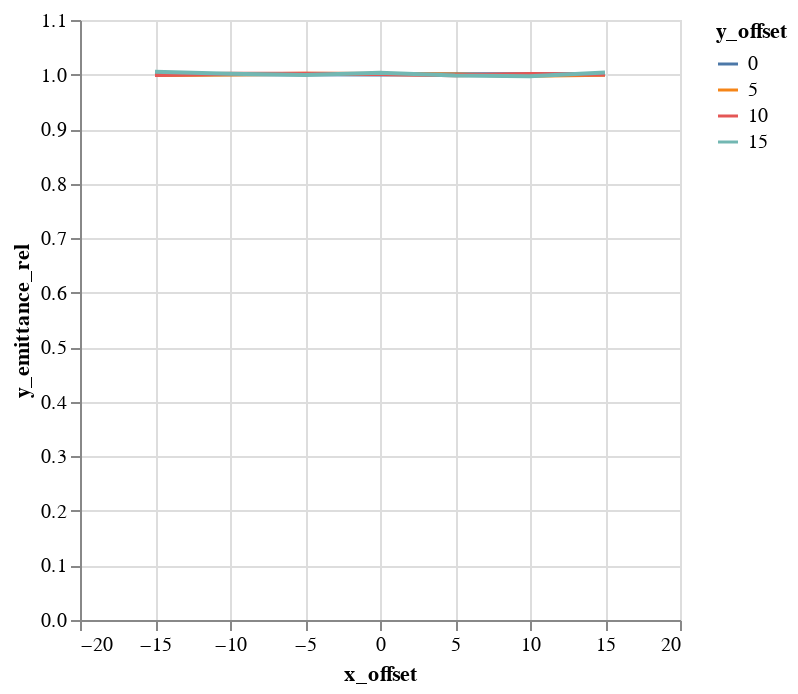

Notebook cell for this chart:
### Code cell
alt.Chart(emit_df).mark_line().encode(
    color='y_offset:N',
    x='x_offset',
    y='y_emittance_rel',
)

### Figure 1 — Vega-Lite specification as saved in the notebook (floating-point values rounded to 4 significant figures)
{"$schema": "https://vega.github.io/schema/vega-lite/v1.2.1.json", "data": {"values": [{"losses": 0, "relbeta": 0.002308, "sourceID": 16777222, "sourceName": "x_-15_y_0", "x_emittance": 1.651, "x_emittance_rel": 1.018, "x_norm_emittance": 0.003811, "x_offset": -15, "y_emittance": 1.573, "y_emittance_rel": 1.0, "y_norm_emittance": 0.00363, "y_offset": 0}, {"losses": 0, "relbeta": 0.002308, "sourceID": 16777229, "sourceName": "x_-15_y_5", "x_emittance": 1.618, "x_emittance_rel": 1.016, "x_norm_emittance": 0.003736, "x_offset": -15, "y_emittance": 1.592, "y_emittance_rel": 0.999, "y_norm_emittance": 0.003675, "y_offset": 5}, {"losses": 0, "relbeta": 0.002308, "sourceID": 16777236, "sourceName": "x_-15_y_10", "x_emittance": 1.647, "x_emittance_rel": 1.018, "x_norm_emittance": 0.003802, "x_offset": -15, "y_emittance": 1.595, "y_emittance_rel": 0.9991, "y_norm_emittance": 0.003682, "y_offset": 10}, {"losses": 0, "relbeta": 0.002308, "sourceID": 16777243, "sourceName": "x_-15_y_15", "x_emittance": 1.715, "x_emittance_rel": 1.026, "x_norm_emittance": 0.003959, "x_offset": -15, "y_emittance": 1.67, "y_emittance_rel": 1.005, "y_norm_emittance": 0.003855, "y_offset": 15}, {"losses": 0, "relbeta": 0.002308, "sourceID": 16777220, "sourceName": "x_-10_y_0", "x_emittance": 1.592, "x_emittance_rel": 1.0, "x_norm_emittance": 0.003676, "x_offset": -10, "y_emittance": 1.554, "y_emittance_rel": 1.001, "y_norm_emittance": 0.003587, "y_offset": 0}, {"losses": 0, "relbeta": 0.002308, "sourceID": 16777227, "sourceName": "x_-10_y_5", "x_emittance": 1.608, "x_emittance_rel": 0.997, "x_norm_emittance": 0.003712, "x_offset": -10, "y_emittance": 1.58, "y_emittance_rel": 1.0, "y_norm_emittance": 0.003648, "y_offset": 5}, {"losses": 0, "relbeta": 0.002308, "sourceID": 16777234, "sourceName": "x_-10_y_10", "x_emittance": 1.488, "x_emittance_rel": 1.001, "x_norm_emittance": 0.003435, "x_offset": -10, "y_emittance": 1.667, "y_emittance_rel": 1.001, "y_norm_emittance": 0.003849, "y_offset": 10}, {"losses": 0, "relbeta": 0.002308, "sourceID": 16777241, "sourceName": "x_-10_y_15", "x_emittance": 1.457, "x_emittance_rel": 1.005, "x_norm_emittance": 0.003364, "x_offset": -10, "y_emittance": 1.637, "y_emittance_rel": 1.002, "y_norm_emittance": 0.003779, "y_offset": 15}, {"losses": 0, "relbeta": 0.002308, "sourceID": 16777218, "sourceName": "x_-5_y_0", "x_emittance": 1.679, "x_emittance_rel": 1.001, "x_norm_emittance": 0.003875, "x_offset": -5, "y_emittance": 1.718, "y_emittance_rel": 1.0, "y_norm_emittance": 0.003966, "y_offset": 0}, {"losses": 0, "relbeta": 0.002308, "sourceID": 16777225, "sourceName": "x_-5_y_5", "x_emittance": 1.525, "x_emittance_rel": 1.001, "x_norm_emittance": 0.003519, "x_offset": -5, "y_emittance": 1.628, "y_emittance_rel": 1.001, "y_norm_emittance": 0.003758, "y_offset": 5}, {"losses": 0, "relbeta": 0.002308, "sourceID": 16777232, "sourceName": "x_-5_y_10", "x_emittance": 1.515, "x_emittance_rel": 1.002, "x_norm_emittance": 0.003496, "x_offset": -5, "y_emittance": 1.548, "y_emittance_rel": 1.002, "y_norm_emittance": 0.003573, "y_offset": 10}, {"losses": 0, "relbeta": 0.002308, "sourceID": 16777239, "sourceName": "x_-5_y_15", "x_emittance": 1.697, "x_emittance_rel": 1.003, "x_norm_emittance": 0.003918, "x_offset": -5, "y_emittance": 1.503, "y_emittance_rel": 0.9991, "y_norm_emittance": 0.003471, "y_offset": 15}, {"losses": 0, "relbeta": 0.002308, "sourceID": 16777216, "sourceName": "x_0_y_0", "x_emittance": 1.542, "x_emittance_rel": 1.001, "x_norm_emittance": 0.00356, "x_offset": 0, "y_emittance": 1.536, "y_emittance_rel": 0.9999, "y_norm_emittance": 0.003547, "y_offset": 0}, {"losses": 0, "relbeta": 0.002308, "sourceID": 16777223, "sourceName": "x_0_y_5", "x_emittance": 1.539, "x_emittance_rel": 0.9993, "x_norm_emittance": 0.003554, "x_offset": 0, "y_emittance": 1.537, "y_emittance_rel": 1.001, "y_norm_emittance": 0.003548, "y_offset": 5}, {"losses": 0, "relbeta": 0.002308, "sourceID": 16777230, "sourceName": "x_0_y_10", "x_emittance": 1.412, "x_emittance_rel": 1.007, "x_norm_emittance": 0.003261, "x_offset": 0, "y_emittance": 1.477, "y_emittance_rel": 1.001, "y_norm_emittance": 0.003408, "y_offset": 10}, {"losses": 0, "relbeta": 0.002308, "sourceID": 16777237, "sourceName": "x_0_y_15", "x_emittance": 1.775, "x_emittance_rel": 1.004, "x_norm_emittance": 0.004098, "x_offset": 0, "y_emittance": 1.617, "y_emittance_rel": 1.003, "y_norm_emittance": 0.003734, "y_offset": 15}, {"losses": 0, "relbeta": 0.002308, "sourceID": 16777217, "sourceName": "x_5_y_0", "x_emittance": 1.556, "x_emittance_rel": 1.004, "x_norm_emittance": 0.003591, "x_offset": 5, "y_emittance": 1.675, "y_emittance_rel": 1.0, "y_norm_emittance": 0.003867, "y_offset": 0}, {"losses": 0, "relbeta": 0.002308, "sourceID": 16777224, "sourceName": "x_5_y_5", "x_emittance": 1.609, "x_emittance_rel": 1.004, "x_norm_emittance": 0.003713, "x_offset": 5, "y_emittance": 1.474, "y_emittance_rel": 1.0, "y_norm_emittance": 0.003402, "y_offset": 5}, {"losses": 0, "relbeta": 0.002308, "sourceID": 16777231, "sourceName": "x_5_y_10", "x_emittance": 1.494, "x_emittance_rel": 1.022, "x_norm_emittance": 0.003449, "x_offset": 5, "y_emittance": 1.592, "y_emittance_rel": 0.9989, "y_norm_emittance": 0.003675, "y_offset": 10}, {"losses": 0, "relbeta": 0.002308, "sourceID": 16777238, "sourceName": "x_5_y_15", "x_emittance": 1.619, "x_emittance_rel": 1.013, "x_norm_emittance": 0.003736, "x_offset": 5, "y_emittance": 1.571, "y_emittance_rel": 0.998, "y_norm_emittance": 0.003627, "y_offset": 15}, {"losses": 0, "relbeta": 0.002308, "sourceID": 16777219, "sourceName": "x_10_y_0", "x_emittance": 1.559, "x_emittance_rel": 1.026, "x_norm_emittance": 0.003598, "x_offset": 10, "y_emittance": 1.6, "y_emittance_rel": 1.001, "y_norm_emittance": 0.003693, "y_offset": 0}, {"losses": 0, "relbeta": 0.002308, "sourceID": 16777226, "sourceName": "x_10_y_5", "x_emittance": 1.466, "x_emittance_rel": 1.013, "x_norm_emittance": 0.003384, "x_offset": 10, "y_emittance": 1.503, "y_emittance_rel": 0.9976, "y_norm_emittance": 0.003469, "y_offset": 5}, {"losses": 0, "relbeta": 0.002308, "sourceID": 16777233, "sourceName": "x_10_y_10", "x_emittance": 1.792, "x_emittance_rel": 1.028, "x_norm_emittance": 0.004137, "x_offset": 10, "y_emittance": 1.614, "y_emittance_rel": 1.001, "y_norm_emittance": 0.003727, "y_offset": 10}, {"losses": 0, "relbeta": 0.002308, "sourceID": 16777240, "sourceName": "x_10_y_15", "x_emittance": 1.607, "x_emittance_rel": 1.021, "x_norm_emittance": 0.003709, "x_offset": 10, "y_emittance": 1.506, "y_emittance_rel": 0.9967, "y_norm_emittance": 0.003477, "y_offset": 15}, {"losses": 0, "relbeta": 0.002308, "sourceID": 16777221, "sourceName": "x_15_y_0", "x_emittance": 1.713, "x_emittance_rel": 1.143, "x_norm_emittance": 0.003954, "x_offset": 15, "y_emittance": 1.579, "y_emittance_rel": 1.001, "y_norm_emittance": 0.003645, "y_offset": 0}, {"losses": 1, "relbeta": 0.002308, "sourceID": 16777228, "sourceName": "x_15_y_5", "x_emittance": 1.704, "x_emittance_rel": 1.084, "x_norm_emittance": 0.003933, "x_offset": 15, "y_emittance": 1.485, "y_emittance_rel": 0.9998, "y_norm_emittance": 0.003429, "y_offset": 5}, {"losses": 0, "relbeta": 0.002308, "sourceID": 16777235, "sourceName": "x_15_y_10", "x_emittance": 1.722, "x_emittance_rel": 1.061, "x_norm_emittance": 0.003976, "x_offset": 15, "y_emittance": 1.616, "y_emittance_rel": 1.0, "y_norm_emittance": 0.003731, "y_offset": 10}, {"losses": 0, "relbeta": 0.002308, "sourceID": 16777242, "sourceName": "x_15_y_15", "x_emittance": 1.601, "x_emittance_rel": 1.057, "x_norm_emittance": 0.003695, "x_offset": 15, "y_emittance": 1.593, "y_emittance_rel": 1.004, "y_norm_emittance": 0.003678, "y_offset": 15}]}, "encoding": {"color": {"field": "y_offset", "type": "nominal"}, "x": {"field": "x_offset", "type": "quantitative"}, "y": {"field": "y_emittance_rel", "type": "quantitative"}}, "mark": "line"}
